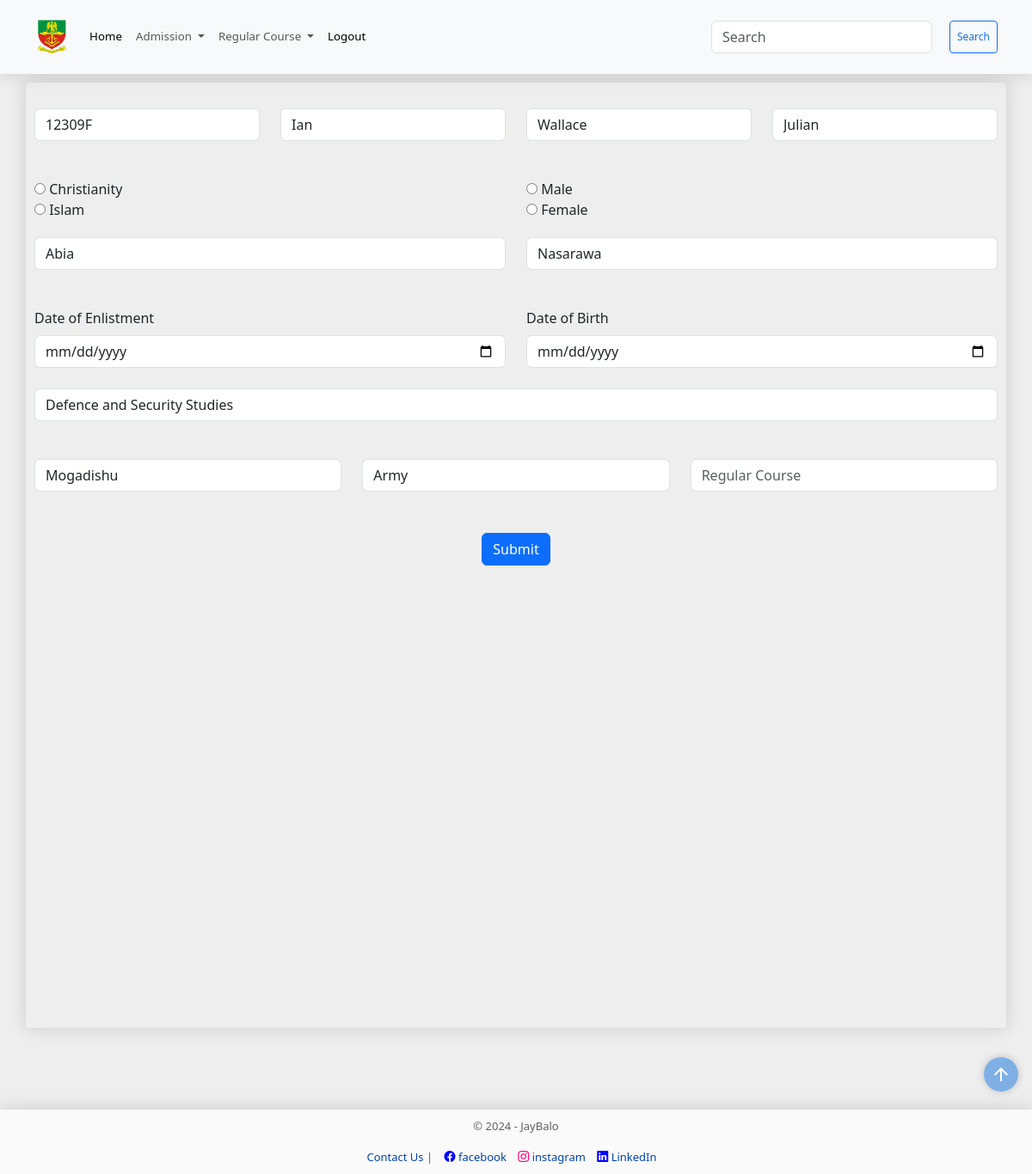
The page /edit/1 (signed in) on the database its author committed.
### models.py (models this page shows, shortened)
class Cadet(db.Model):
    __tablename__= "cadets"
    id = Column("id", Integer, primary_key=True, autoincrement=True)
    cadet_no = Column("cadet_no", String, unique=True, nullable=False)
    first_name = Column("first_name", String, nullable=False)
    middle_name = Column("middle_name", String, nullable=True)
    last_name = Column("last_name", String, nullable=False)
    religion = Column("religion", String, nullable=False)
    state = Column("state", String, nullable=False)
    lga = Column("lga", String, nullable=False)
    date_of_enlistment = Column("date_of_enlistment", String, nullable=False)
    date_of_birth = Column("date_of_birth", String, nullable=False)
    department_id = Column('department_id', ForeignKey('departments.id'), nullable=False)
    department = relationship('Department', back_populates='cadets')
    bn_id = Column("bn_id", ForeignKey('battalions.id'), nullable=False)
    bn = relationship('Battalion', back_populates='cadet')
    gender_id = Column("gender_id", ForeignKey('genders.id'), nullable=False)
    gender = relationship('Gender', back_populates='cadet')
    service_id = Column("service_id", ForeignKey('services.id'), nullable=False)
    service = relationship('Service', back_populates='cadet')
    regular_id = Column("regular_id", ForeignKey('regular_courses.id'), nullable=False)
    regular_course = relationship('RegularCourse', back_populates='cadet')
    medical = relationship('Medical', back_populates='cadet')
    admission_count = Column("admission_count", Integer, nullable=False, default=0)
    admission_date = Column(Date, nullable=True)  # New field for admission date
    scores = relationship("Score", back_populates='cadet', uselist=False)
    service_scores = relationship("ServiceScore", back_populates='cadet', uselist=False)
    courses = relationship("Course", back_populates="cadet")
    profile_picture = relationship('ProfilePicture', back_populates='cadet')

### main.py (the view, shortened to what this page needs)
@app.route("/edit/<int:id>", methods=["GET", "POST"])
@login_required
def edit_cadet(id):
    search_form=SearchForm()
    edit_form=EditForm()
    selected_cadet = session.query(Cadet).filter_by(id=id).first()
    edit_form.process(obj=selected_cadet)
    return render_template("edit.html", row=selected_cadet, edit_form=edit_form, year=year, search_form=search_form)

### forms.py
class SearchForm(FlaskForm):
    searched = StringField('Searched', validators=[DataRequired() ])
    submit = SubmitField('Search')

### main.py (called while the page is built)
@app.context_processor
def base():
    form = SearchForm()
    course = regular_courses() # Assuming this returns a dictionary
    return {
        'form_dict': dict(form=form),
        'course_dict': course,
        }

@login_manager.user_loader
def load_user(staff_id):
    staff = session.get(Staff, int(staff_id))
    session.close() # Close the session after use
    return staff

### models.py (called while the page is built)
    def __repr__(self):
        return f"({self.id} {self.department_name} {self.faculty_id})"

    def __repr__(self):
        return f"({self.id} {self.gender_type})"

    def __repr__(self):
        return f"({self.id} {self.bn})"

    def __repr__(self):
        return f"({self.id} {self.service_type})"

### utils.py (called while the page is built)
def regular_courses():
    course = db.session.query(RegularCourse).all()
    course_dict = {}
    for course_object in course:
        key = course_object.id
        course_dict[key] = [course_object.course_no]
    return course_dict

### templates/edit.html (shortened to what this page needs)
<!DOCTYPE html>
{% extends "base.html"%}
{% block content %}
<div style="height: 1100px;" class="form-container container">
  <form method="POST" action="{{ url_for('edit_cadet', id=row.id) }}">
    <div class="row">
      <div class="col">
    {{ edit_form.cadet_no(class="form-control", placeholder="Cadet Number") }}
    <br>
      </div>
    <div class="col">
    {{ edit_form.first_name(class="form-control", placeholder="First Name") }}
    <br>
    </div>
    <div class="col">
    {{ edit_form.middle_name(class="form-control", placeholder="Middle Name") }}
    <br>
    </div>
    <div class="col">
    {{ edit_form.last_name(class="form-control", placeholder="Last Name") }}
    <br>
    </div>
  </div>
  <div class="row">
    <div class="col">
      {% for subfield in edit_form.religion %}
        {{ subfield }}
        {{ subfield.label }}
        <br>
    {% endfor %}
    </div>
    <div class="col">
      {% for subfield in edit_form.gender %}
        {{ subfield }}
        {{ subfield.label }}
        <br>
    {% endfor %}
    </div>
  </div>
    <div class="row">
      <div class="col">
        {{ edit_form.state(class="form-control", placeholder="State of Origin") }}
      </div>
      <div class="col">
    {{ edit_form.lga(class="form-control", placeholder="LGA") }}
    <br>
      </div>
    </div>
    <div class="row">
      <div class="col">
        {{ edit_form.doe.label(class="form-label") }}
        {{ edit_form.doe(class="form-control", placeholder="Date of Enlistment", type='date') }}
        <br>
      </div>
      <div class="col">
        {{ edit_form.dob.label(class="form-label") }}
        {{ edit_form.dob(class="form-control", placeholder="Date of Birth", type='date') }}
        <br>
      </div>
    </div>
    {{ edit_form.department(class="form-control", placeholder="Department") }}
    <br>
    <div class="row">
      <div class="col">
        {{ edit_form.bn(class="form-control", placeholder="Battalion") }}
        <br>
      </div>
      <div class="col">
        {{ edit_form.service(class="form-control", placeholder="Arm of Service") }}
      </div>
      <div class="col">
    {{ edit_form.regular_course(class="form-control", placeholder="Regular Course") }}
    <br>
      </div>
    </div>
   <br>
    <div class="form-group" style="text-align: center;">
      {{ edit_form.submit( class="btn btn-primary") }}
    </div>
  </form>
</div>
{% endblock %}

### static/styles.css (style rules this page uses)
html { scroll-behavior: smooth; }
body { margin: 0; padding: 0; background-color: #eeeeee; min-height: 100vh; display: flex; flex-direction: column; height: auto; margin-bottom: 50px; }
.row { padding-top: 20px; }
.container { padding: 10px; margin: auto; }
.col { width: fit-content; min-width: min-content; }
.form-container { border-radius: 5px 5px 0 0; box-shadow: 0 0 20px rgba(0, 0, 0, 0.15); }

### rows shown on the page
Cadet: cadet_no "12309F", first_name "Ian", middle_name "Wallace", last_name "Julian", state "Abia", lga "Nasarawa", department "Defence and Security Studies", bn "Mogadishu", service "Army"

### other values the page prints
{{ subfield.label }} "Christianity" "Islam"
{{ subfield.label }} "Male" "Female"
{{ edit_form.doe.label(class="form-label") }} "Date of Enlistment"
{{ edit_form.dob.label(class="form-label") }} "Date of Birth"
{{ year }} "2024"
